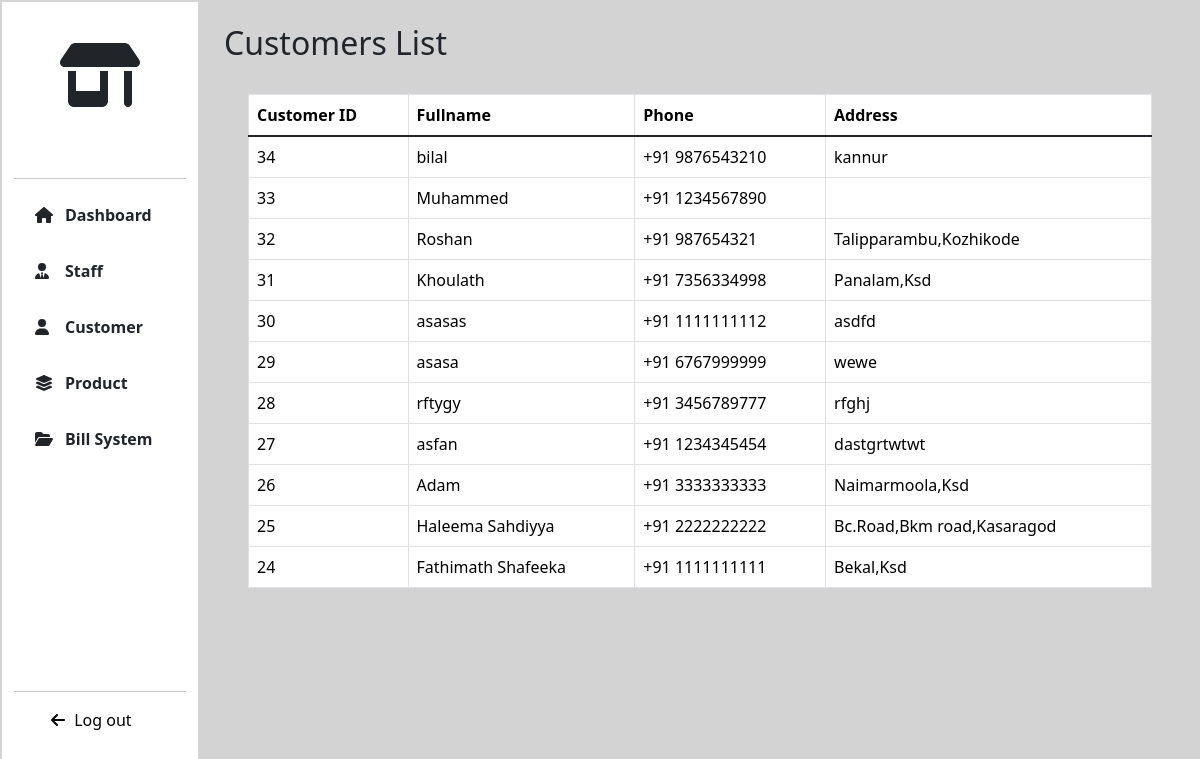
/CUSTOMER/ (signed in), run on an earlier commit of the app's database.
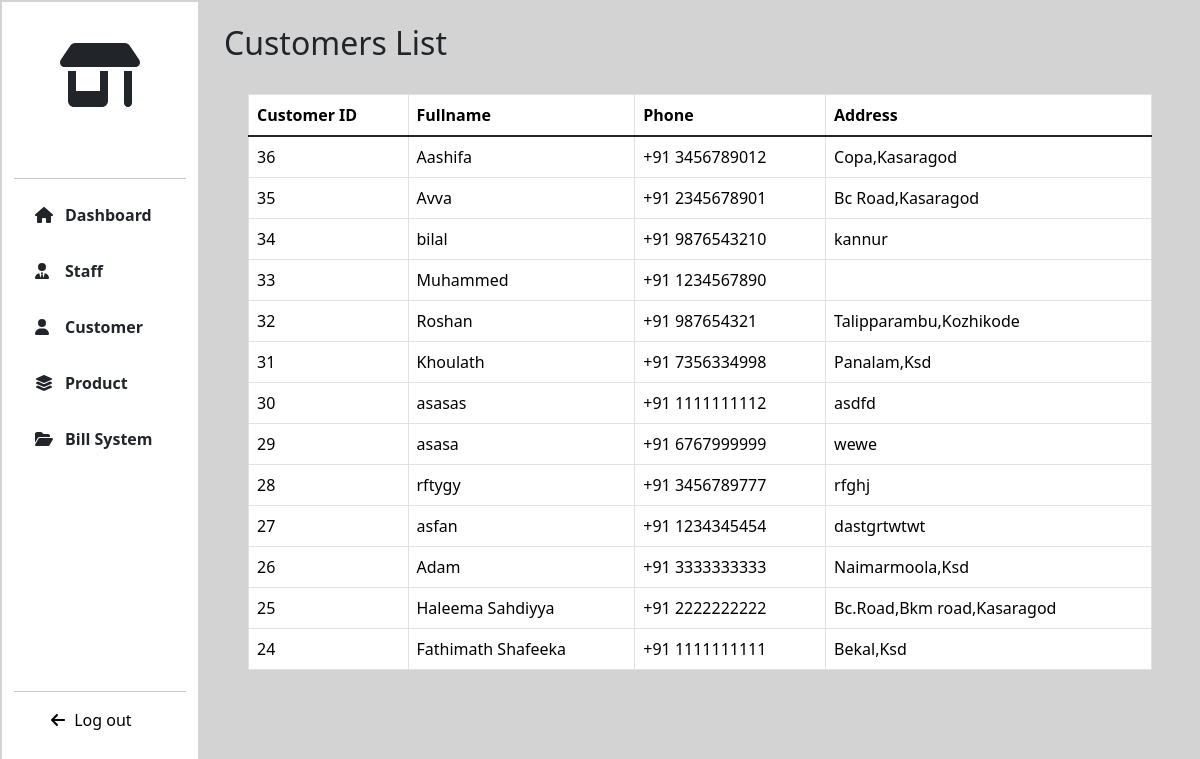
And on a later commit of the database.
### CUSTOMER/models.py (models this page shows, shortened)
class Customer(models.Model):
    fullname=models.CharField(max_length=255)
    phone=models.IntegerField(unique=True)
    address=models.TextField()

### CUSTOMER/views.py (the view)
# urls.py: path('',views.customers,name="customers"),
@login_required
def customers(request):
    customers=Customer.objects.all().order_by('-id')
    return render(request,"customers.html",locals())

### Templates/customers.html (shortened to what this page needs)
{% extends 'extends.html' %}
{% load static %}
{% block link %}
<link rel="stylesheet" href="{% static '/CSS/product.css' %}">
{% endblock %}
{% block content %}
<div class="col-lg-10 col-md-9 col-sm-9 page-col p-4">
   <h2>Customers List</h2>
   {% if customers %}
    <div class="table-div p-4">
        <div class="table-responsive" >
        <table class="table table-hover table-bordered">
            <thead>
                <tr>
                    <th scope="col">Customer ID</th>
                    <th scope="col">Fullname</th>
                    <th scope="col">Phone</th>
                    <th scope="col">Address</th>
                </tr>
                </thead>
                <tbody class="table-group-divider">
                {% for customer in customers %}
                    <tr>
                        <td class="text-nowrap">{{ customer.id }}</td>
                        <td class="text-nowrap">{{ customer.fullname }}</td>
                        <td class="text-nowrap">+91 {{ customer.phone }}</td>
                        <td class="text-nowrap">{{ customer.address }}</td>
                    </tr>
                {% endfor %}
                </tbody>
        </table>
        </div>
    </div>
   {% else %}
    <div class="else">
            <div class="p-4 text-center text-box">
            <h4>No Customer found!</h4>
            </div>
    </div>
   {% endif %}
</div>
{% endblock %}

What changed in the data, as far as the page shows it:
added Customer: id "36", fullname "Aashifa", phone "3456789012", address "Copa,Kasaragod"
added Customer: id "35", fullname "Avva", phone "2345678901", address "Bc Road,Kasaragod"
